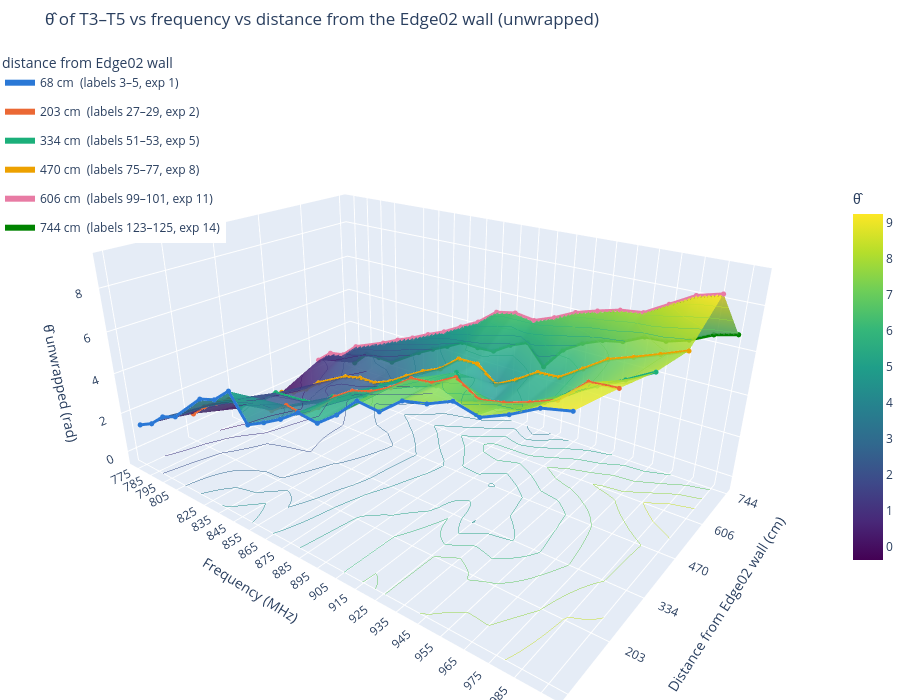
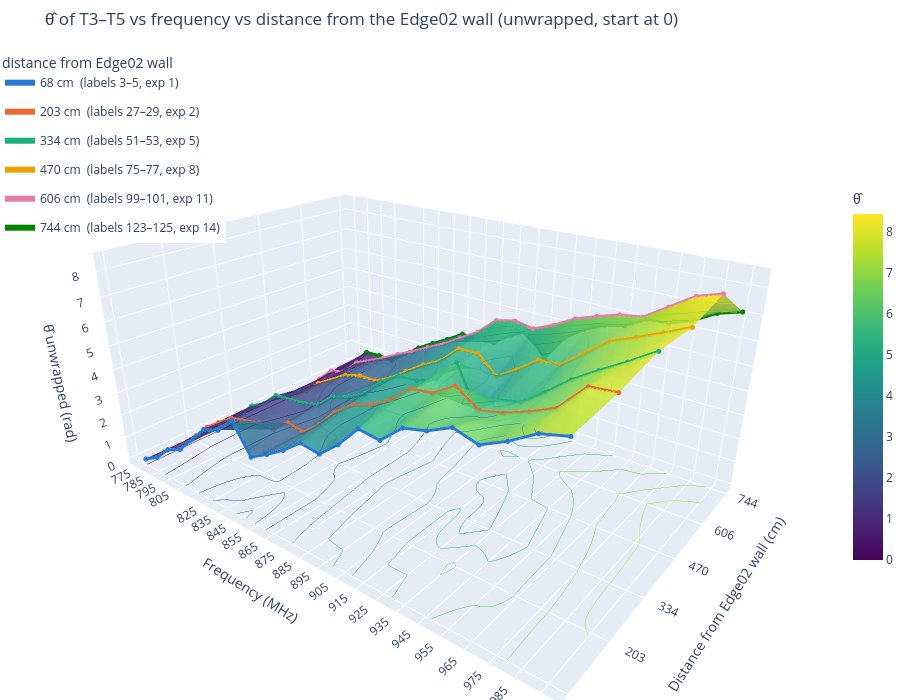

The code cell stored with these charts, in order, in its notebook:
### Code cell
plot_tag_link_vs_wall_3d(TAG_LINK, unwrap=True)
plot_tag_link_vs_wall_3d(TAG_LINK, unwrap=True, zero_start=True)

### Figure 1 — Plotly figure (JSON) as saved in the notebook; plotly's stock layout.template omitted (floating-point values rounded to 4 significant figures; data arrays with more than 128 entries replaced by an {"elided": "..."} marker saying what was removed)
{"data": [{"cmax": 9.241, "cmin": -0.3713, "colorbar": {"len": 0.6, "title": {"text": "θ̂"}, "x": 1}, "colorscale": [[0, "#440154"], [0.1111, "#482878"], [0.2222, "#3e4989"], [0.3333, "#31688e"], [0.4444, "#26828e"], [0.5556, "#1f9e89"], [0.6667, "#35b779"], [0.7778, "#6ece58"], [0.8889, "#b5de2b"], [1, "#fde725"]], "contours": {"z": {"end": 9.241, "project": {"z": true}, "show": true, "size": 0.801, "start": -0.3713, "usecolormap": true, "width": 2}}, "hovertemplate": "%{x} MHz, %{y:.0f} cm<br>θ̂ = %{z:.4g} rad<extra></extra>", "name": "surface", "opacity": 0.85, "type": "surface", "x": [775, 785, 795, 805, 825, 835, 845, 855, 865, 875, 885, 895, 905, 915, 925, 935, 945, 955, 965, 975, 985, 995], "y": [68.01, 202.9, 334.0, 469.8, 605.9, 744.4], "z": {"elided": "6x22 float values"}}, {"hovertemplate": "%{x} MHz<br>%{y:.0f} cm<br>θ̂ = %{z:.4g} rad<extra>68 cm  (labels 3–5, exp 1)</extra>", "legendgroup": "68 cm  (labels 3–5, exp 1)", "line": {"color": "#2a78d6", "width": 6}, "marker": {"color": "#2a78d6", "size": 3}, "mode": "lines+markers", "name": "68 cm  (labels 3–5, exp 1)", "type": "scatter3d", "x": [775, 785, 795, 805, 825, 835, 845, 855, 865, 875, 885, 895, 905, 915, 925, 935, 945, 955, 965, 975, 985, 995], "y": [68.01, 68.01, 68.01, 68.01, 68.01, 68.01, 68.01, 68.01, 68.01, 68.01, 68.01, 68.01, 68.01, 68.01, 68.01, 68.01, 68.01, 68.01, 68.01, 68.01, 68.01, 68.01], "z": [1.44, 1.824, 2.487, 2.81, 4.261, 4.526, 5.207, 4.039, 4.46, 4.925, 5.511, 5.405, 6.048, 6.892, 6.798, 7.496, 7.692, 8.087, 7.859, 8.266, 8.78, 8.997]}, {"hovertemplate": "%{x} MHz<br>%{y:.0f} cm<br>θ̂ = %{z:.4g} rad<extra>203 cm  (labels 27–29, exp 2)</extra>", "legendgroup": "203 cm  (labels 27–29, exp 2)", "line": {"color": "#eb6834", "width": 6}, "marker": {"color": "#eb6834", "size": 3}, "mode": "lines+markers", "name": "203 cm  (labels 27–29, exp 2)", "type": "scatter3d", "x": [775, 785, 795, 805, 825, 835, 845, 855, 865, 875, 885, 895, 905, 915, 925, 935, 945, 955, 965, 975, 985, 995], "y": [202.9, 202.9, 202.9, 202.9, 202.9, 202.9, 202.9, 202.9, 202.9, 202.9, 202.9, 202.9, 202.9, 202.9, 202.9, 202.9, 202.9, 202.9, 202.9, 202.9, 202.9, 202.9], "z": [0.8475, 1.544, 2.056, 2.534, 2.893, 2.894, 3.452, 3.34, 3.967, 4.742, 5.293, 5.563, 6.017, 6.669, 6.778, 7.272, 6.723, 6.905, 7.222, 7.607, 8.516, 8.596]}, {"hovertemplate": "%{x} MHz<br>%{y:.0f} cm<br>θ̂ = %{z:.4g} rad<extra>334 cm  (labels 51–53, exp 5)</extra>", "legendgroup": "334 cm  (labels 51–53, exp 5)", "line": {"color": "#1baf7a", "width": 6}, "marker": {"color": "#1baf7a", "size": 3}, "mode": "lines+markers", "name": "334 cm  (labels 51–53, exp 5)", "type": "scatter3d", "x": [775, 785, 795, 805, 825, 835, 845, 855, 865, 875, 885, 895, 905, 915, 925, 935, 945, 955, 965, 975, 985, 995], "y": [334.0, 334.0, 334.0, 334.0, 334.0, 334.0, 334.0, 334.0, 334.0, 334.0, 334.0, 334.0, 334.0, 334.0, 334.0, 334.0, 334.0, 334.0, 334.0, 334.0, 334.0, 334.0], "z": [0.02984, 0.786, 1.153, 1.823, 1.975, 2.172, 2.799, 3.045, 3.44, 4.21, 4.693, 4.766, 5.066, 5.931, 4.401, 5.05, 5.223, 5.835, 6.518, 7.066, 7.574, 8.133]}, {"hovertemplate": "%{x} MHz<br>%{y:.0f} cm<br>θ̂ = %{z:.4g} rad<extra>470 cm  (labels 75–77, exp 8)</extra>", "legendgroup": "470 cm  (labels 75–77, exp 8)", "line": {"color": "#eda100", "width": 6}, "marker": {"color": "#eda100", "size": 3}, "mode": "lines+markers", "name": "470 cm  (labels 75–77, exp 8)", "type": "scatter3d", "x": [775, 785, 795, 805, 825, 835, 845, 855, 865, 875, 885, 895, 905, 915, 925, 935, 945, 955, 965, 975, 985, 995], "y": [469.8, 469.8, 469.8, 469.8, 469.8, 469.8, 469.8, 469.8, 469.8, 469.8, 469.8, 469.8, 469.8, 469.8, 469.8, 469.8, 469.8, 469.8, 469.8, 469.8, 469.8, 469.8], "z": [-0.1314, 0.1738, 0.645, 1.296, 2.198, 2.401, 2.414, 2.786, 3.335, 3.851, 4.256, 4.992, 5.027, 4.33, 4.841, 5.45, 5.507, 6.152, 6.812, 7.159, 7.53, 7.92]}, {"hovertemplate": "%{x} MHz<br>%{y:.0f} cm<br>θ̂ = %{z:.4g} rad<extra>606 cm  (labels 99–101, exp 11)</extra>", "legendgroup": "606 cm  (labels 99–101, exp 11)", "line": {"color": "#e87ba4", "width": 6}, "marker": {"color": "#e87ba4", "size": 3}, "mode": "lines+markers", "name": "606 cm  (labels 99–101, exp 11)", "type": "scatter3d", "x": [775, 785, 795, 805, 825, 835, 845, 855, 865, 875, 885, 895, 905, 915, 925, 935, 945, 955, 965, 975, 985, 995], "y": [605.9, 605.9, 605.9, 605.9, 605.9, 605.9, 605.9, 605.9, 605.9, 605.9, 605.9, 605.9, 605.9, 605.9, 605.9, 605.9, 605.9, 605.9, 605.9, 605.9, 605.9, 605.9], "z": [0.8019, 1.482, 1.645, 2.38, 3.084, 3.495, 3.856, 4.279, 4.661, 5.148, 5.622, 6.328, 6.511, 6.382, 6.738, 7.195, 7.481, 7.737, 7.85, 8.413, 8.976, 9.241]}, {"hovertemplate": "%{x} MHz<br>%{y:.0f} cm<br>θ̂ = %{z:.4g} rad<extra>744 cm  (labels 123–125, exp 14)</extra>", "legendgroup": "744 cm  (labels 123–125, exp 14)", "line": {"color": "#008300", "width": 6}, "marker": {"color": "#008300", "size": 3}, "mode": "lines+markers", "name": "744 cm  (labels 123–125, exp 14)", "type": "scatter3d", "x": [775, 785, 795, 805, 825, 835, 845, 855, 865, 875, 885, 895, 905, 915, 925, 935, 945, 955, 965, 975, 985, 995], "y": [744.4, 744.4, 744.4, 744.4, 744.4, 744.4, 744.4, 744.4, 744.4, 744.4, 744.4, 744.4, 744.4, 744.4, 744.4, 744.4, 744.4, 744.4, 744.4, 744.4, 744.4, 744.4], "z": [-0.3713, 0.4492, 0.4939, 0.4702, 1.578, 2.034, 2.452, 2.925, 2.879, 2.938, 3.513, 3.904, 2.87, 4.012, 4.608, 4.994, 5.185, 5.651, 5.695, 5.993, 6.472, 6.717]}], "layout": {"height": 700, "legend": {"title": {"text": "distance from Edge02 wall"}, "x": 0, "y": 1}, "margin": {"b": 0, "l": 0, "r": 0, "t": 50}, "scene": {"aspectmode": "manual", "aspectratio": {"x": 1.8, "y": 1.2, "z": 0.8}, "camera": {"eye": {"x": 1.5, "y": -1.9, "z": 1.1}}, "xaxis": {"tickvals": [775, 785, 795, 805, 825, 835, 845, 855, 865, 875, 885, 895, 905, 915, 925, 935, 945, 955, 965, 975, 985, 995], "title": {"text": "Frequency (MHz)"}}, "yaxis": {"ticktext": ["68", "203", "334", "470", "606", "744"], "tickvals": [68.01, 202.9, 334.0, 469.8, 605.9, 744.4], "title": {"text": "Distance from Edge02 wall (cm)"}}, "zaxis": {"title": {"text": "θ̂ unwrapped (rad)"}}}, "title": {"text": "θ̂ of T3–T5 vs frequency vs distance from the Edge02 wall (unwrapped)"}}}

### Figure 2 — Plotly figure (JSON) as saved in the notebook; plotly's stock layout.template omitted (floating-point values rounded to 4 significant figures; data arrays with more than 128 entries replaced by an {"elided": "..."} marker saying what was removed)
{"data": [{"cmax": 8.439, "cmin": 0, "colorbar": {"len": 0.6, "title": {"text": "θ̂"}, "x": 1}, "colorscale": [[0, "#440154"], [0.1111, "#482878"], [0.2222, "#3e4989"], [0.3333, "#31688e"], [0.4444, "#26828e"], [0.5556, "#1f9e89"], [0.6667, "#35b779"], [0.7778, "#6ece58"], [0.8889, "#b5de2b"], [1, "#fde725"]], "contours": {"z": {"end": 8.439, "project": {"z": true}, "show": true, "size": 0.7032, "start": 0, "usecolormap": true, "width": 2}}, "hovertemplate": "%{x} MHz, %{y:.0f} cm<br>θ̂ = %{z:.4g} rad<extra></extra>", "name": "surface", "opacity": 0.85, "type": "surface", "x": [775, 785, 795, 805, 825, 835, 845, 855, 865, 875, 885, 895, 905, 915, 925, 935, 945, 955, 965, 975, 985, 995], "y": [68.01, 202.9, 334.0, 469.8, 605.9, 744.4], "z": {"elided": "6x22 float values"}}, {"hovertemplate": "%{x} MHz<br>%{y:.0f} cm<br>θ̂ = %{z:.4g} rad<extra>68 cm  (labels 3–5, exp 1)</extra>", "legendgroup": "68 cm  (labels 3–5, exp 1)", "line": {"color": "#2a78d6", "width": 6}, "marker": {"color": "#2a78d6", "size": 3}, "mode": "lines+markers", "name": "68 cm  (labels 3–5, exp 1)", "type": "scatter3d", "x": [775, 785, 795, 805, 825, 835, 845, 855, 865, 875, 885, 895, 905, 915, 925, 935, 945, 955, 965, 975, 985, 995], "y": [68.01, 68.01, 68.01, 68.01, 68.01, 68.01, 68.01, 68.01, 68.01, 68.01, 68.01, 68.01, 68.01, 68.01, 68.01, 68.01, 68.01, 68.01, 68.01, 68.01, 68.01, 68.01], "z": [0.0, 0.384, 1.047, 1.37, 2.821, 3.086, 3.766, 2.599, 3.019, 3.484, 4.07, 3.965, 4.608, 5.451, 5.357, 6.055, 6.251, 6.647, 6.418, 6.826, 7.339, 7.557]}, {"hovertemplate": "%{x} MHz<br>%{y:.0f} cm<br>θ̂ = %{z:.4g} rad<extra>203 cm  (labels 27–29, exp 2)</extra>", "legendgroup": "203 cm  (labels 27–29, exp 2)", "line": {"color": "#eb6834", "width": 6}, "marker": {"color": "#eb6834", "size": 3}, "mode": "lines+markers", "name": "203 cm  (labels 27–29, exp 2)", "type": "scatter3d", "x": [775, 785, 795, 805, 825, 835, 845, 855, 865, 875, 885, 895, 905, 915, 925, 935, 945, 955, 965, 975, 985, 995], "y": [202.9, 202.9, 202.9, 202.9, 202.9, 202.9, 202.9, 202.9, 202.9, 202.9, 202.9, 202.9, 202.9, 202.9, 202.9, 202.9, 202.9, 202.9, 202.9, 202.9, 202.9, 202.9], "z": [0.0, 0.6965, 1.208, 1.687, 2.045, 2.046, 2.604, 2.493, 3.12, 3.894, 4.446, 4.715, 5.17, 5.821, 5.93, 6.424, 5.876, 6.058, 6.374, 6.76, 7.669, 7.748]}, {"hovertemplate": "%{x} MHz<br>%{y:.0f} cm<br>θ̂ = %{z:.4g} rad<extra>334 cm  (labels 51–53, exp 5)</extra>", "legendgroup": "334 cm  (labels 51–53, exp 5)", "line": {"color": "#1baf7a", "width": 6}, "marker": {"color": "#1baf7a", "size": 3}, "mode": "lines+markers", "name": "334 cm  (labels 51–53, exp 5)", "type": "scatter3d", "x": [775, 785, 795, 805, 825, 835, 845, 855, 865, 875, 885, 895, 905, 915, 925, 935, 945, 955, 965, 975, 985, 995], "y": [334.0, 334.0, 334.0, 334.0, 334.0, 334.0, 334.0, 334.0, 334.0, 334.0, 334.0, 334.0, 334.0, 334.0, 334.0, 334.0, 334.0, 334.0, 334.0, 334.0, 334.0, 334.0], "z": [0.0, 0.7561, 1.123, 1.793, 1.945, 2.142, 2.769, 3.015, 3.41, 4.18, 4.664, 4.736, 5.036, 5.901, 4.371, 5.02, 5.193, 5.805, 6.488, 7.036, 7.545, 8.103]}, {"hovertemplate": "%{x} MHz<br>%{y:.0f} cm<br>θ̂ = %{z:.4g} rad<extra>470 cm  (labels 75–77, exp 8)</extra>", "legendgroup": "470 cm  (labels 75–77, exp 8)", "line": {"color": "#eda100", "width": 6}, "marker": {"color": "#eda100", "size": 3}, "mode": "lines+markers", "name": "470 cm  (labels 75–77, exp 8)", "type": "scatter3d", "x": [775, 785, 795, 805, 825, 835, 845, 855, 865, 875, 885, 895, 905, 915, 925, 935, 945, 955, 965, 975, 985, 995], "y": [469.8, 469.8, 469.8, 469.8, 469.8, 469.8, 469.8, 469.8, 469.8, 469.8, 469.8, 469.8, 469.8, 469.8, 469.8, 469.8, 469.8, 469.8, 469.8, 469.8, 469.8, 469.8], "z": [0.0, 0.3052, 0.7764, 1.428, 2.329, 2.533, 2.545, 2.917, 3.467, 3.983, 4.387, 5.123, 5.159, 4.461, 4.972, 5.581, 5.639, 6.283, 6.944, 7.291, 7.662, 8.051]}, {"hovertemplate": "%{x} MHz<br>%{y:.0f} cm<br>θ̂ = %{z:.4g} rad<extra>606 cm  (labels 99–101, exp 11)</extra>", "legendgroup": "606 cm  (labels 99–101, exp 11)", "line": {"color": "#e87ba4", "width": 6}, "marker": {"color": "#e87ba4", "size": 3}, "mode": "lines+markers", "name": "606 cm  (labels 99–101, exp 11)", "type": "scatter3d", "x": [775, 785, 795, 805, 825, 835, 845, 855, 865, 875, 885, 895, 905, 915, 925, 935, 945, 955, 965, 975, 985, 995], "y": [605.9, 605.9, 605.9, 605.9, 605.9, 605.9, 605.9, 605.9, 605.9, 605.9, 605.9, 605.9, 605.9, 605.9, 605.9, 605.9, 605.9, 605.9, 605.9, 605.9, 605.9, 605.9], "z": [0.0, 0.6805, 0.8436, 1.578, 2.282, 2.693, 3.054, 3.477, 3.859, 4.347, 4.82, 5.526, 5.709, 5.58, 5.936, 6.393, 6.679, 6.935, 7.048, 7.611, 8.174, 8.439]}, {"hovertemplate": "%{x} MHz<br>%{y:.0f} cm<br>θ̂ = %{z:.4g} rad<extra>744 cm  (labels 123–125, exp 14)</extra>", "legendgroup": "744 cm  (labels 123–125, exp 14)", "line": {"color": "#008300", "width": 6}, "marker": {"color": "#008300", "size": 3}, "mode": "lines+markers", "name": "744 cm  (labels 123–125, exp 14)", "type": "scatter3d", "x": [775, 785, 795, 805, 825, 835, 845, 855, 865, 875, 885, 895, 905, 915, 925, 935, 945, 955, 965, 975, 985, 995], "y": [744.4, 744.4, 744.4, 744.4, 744.4, 744.4, 744.4, 744.4, 744.4, 744.4, 744.4, 744.4, 744.4, 744.4, 744.4, 744.4, 744.4, 744.4, 744.4, 744.4, 744.4, 744.4], "z": [0.0, 0.8205, 0.8652, 0.8416, 1.949, 2.405, 2.824, 3.297, 3.25, 3.309, 3.884, 4.276, 3.241, 4.384, 4.98, 5.365, 5.557, 6.022, 6.066, 6.365, 6.843, 7.089]}], "layout": {"height": 700, "legend": {"title": {"text": "distance from Edge02 wall"}, "x": 0, "y": 1}, "margin": {"b": 0, "l": 0, "r": 0, "t": 50}, "scene": {"aspectmode": "manual", "aspectratio": {"x": 1.8, "y": 1.2, "z": 0.8}, "camera": {"eye": {"x": 1.5, "y": -1.9, "z": 1.1}}, "xaxis": {"tickvals": [775, 785, 795, 805, 825, 835, 845, 855, 865, 875, 885, 895, 905, 915, 925, 935, 945, 955, 965, 975, 985, 995], "title": {"text": "Frequency (MHz)"}}, "yaxis": {"ticktext": ["68", "203", "334", "470", "606", "744"], "tickvals": [68.01, 202.9, 334.0, 469.8, 605.9, 744.4], "title": {"text": "Distance from Edge02 wall (cm)"}}, "zaxis": {"title": {"text": "θ̂ unwrapped (rad)"}}}, "title": {"text": "θ̂ of T3–T5 vs frequency vs distance from the Edge02 wall (unwrapped, start at 0)"}}}
